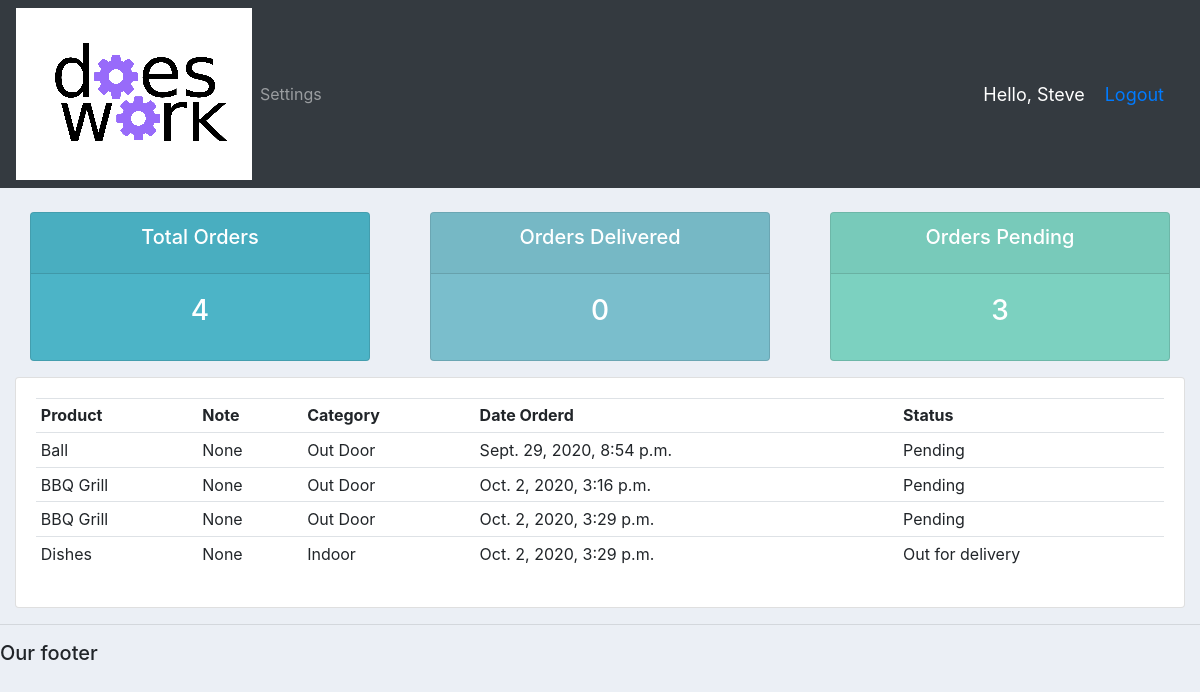
The app's page /user (signed in) with its own data.
### accounts/models.py (models this page shows, shortened)
class Order(models.Model):
    STATUS = (
        ('Pending', 'Pending'),
        ('Out for delivery', 'Out for delivery'),
        ('Delivered', 'Delivered')
        )
    customer = models.ForeignKey(Customer, null=True, on_delete=models.SET_NULL)
    product = models.ForeignKey(Product, null=True, on_delete=models.SET_NULL)
    status = models.CharField(max_length=200, null=True, choices=STATUS)
    date_created = models.DateTimeField(auto_now_add=True)
    note = models.CharField(max_length=200, null=True)

class Product(models.Model):
    CATEGORY = (
        ('Indoor', 'Indoor'),
        ('Out Door', 'Out Door'),
        )
    name = models.CharField(max_length=200, null=True)
    price = models.FloatField(null=True)
    category = models.CharField(max_length=200, null=True, choices=CATEGORY)
    description = models.CharField(max_length=200, null=True, blank=True)
    date_created = models.DateTimeField(auto_now_add=True)
    tags = models.ManyToManyField(Tag)
    def __str__(self):
        return self.name

### accounts/decorators.py (the view)
        def wrapper_func(request, *args, **kwargs):
            print("Working Wrapper", allowed_roles)
            group = None
            if request.user.groups.exists():
                group = request.user.groups.all()[0].name
            if group in allowed_roles:
                return view_func(request, *args, **kwargs)
            else:
                return HttpResponse('Your are not authorized to see this page.')

### accounts/views.py (called while the page is built)
@login_required(login_url='login')
@allowed_users(allowed_roles=['customers'])
def userPage(request):
    orders = request.user.customer.order_set.all()
    total_orders = orders.count()
    delivered = orders.filter(status='Delivered').count()
    pending = orders.filter(status='Pending').count()
    context = {'orders':orders, 'total_orders':total_orders, 'delivered':delivered, 'pending':pending }
    return render(request, 'accounts/user.html', context)

### accounts/templates/accounts/user.html (shortened to what this page needs)
{%  extends 'accounts/main.html' %}
{% block content %}
{% include 'accounts/status.html' %}
<div class="row">
        <div class="col-md">
            <div class="card card-body">
                <table class="table table-sm">
                    <tr>
                        <th>Product</th>
                        <th>Note</th>
                        <th>Category</th>
                        <th>Date Orderd</th>
                        <th>Status</th>
                    </tr>
                    {% for order in orders %}
                        <tr>
                                <td> {{ order.product}}</td>
                                <td> {{ order.note}}</td>
                                <td> {{ order.product.category}}</td>
                                <td> {{ order.date_created}}</td>
                                <td> {{ order.status}}</td>
                        </tr>
                    {% endfor %}
                </table>
            </div>
        </div>
    </div>
{% endblock content %}

### accounts/templates/accounts/navbar.html (shortened to what this page needs)
{% load static %}
<nav class="navbar navbar-expand-lg navbar-dark bg-dark">
        <img src="{% static 'images/doeswork.png' %}">
        <div class="collapse navbar-collapse" id="navbarNav">
          <ul class="navbar-nav">
            {% if request.user.is_staff %}
            <li class="nav-item">
              <a class="nav-link" href="{% url 'home' %}">Dashboard</a>
            </li>
            <li class="nav-item">
              <a class="nav-link" href="{% url 'products' %}">Products</a>
            </li>
            {% else %}
            <li class="nav-item">
                <a class="nav-link" href="{% url 'account' %}">Settings</a>
            </li>
            {% endif %}
          </ul>
        </div>
        <span class="hello-msg">Hello, {{request.user}}</span>
        <spanc class="hello-msg"><a href="{% url 'logout' %}">Logout</a></span>
      </nav>

### static/css/main.css (style rules this page uses)
body { background-color: #ebeff5; }

### accounts/templates/accounts/navbar.html (style rules this page uses)
.hello-msg { font-size: 18px; color: #fff; margin-right: 20px; }

### records on screen
Order: product "Ball", note "None", product.category "Out Door", date_created "Sept. 29, 2020, 8:54 p.m.", status "Pending"
Order: product "BBQ Grill", note "None", product.category "Out Door", date_created "Oct. 2, 2020, 3:16 p.m.", status "Pending"
Order: product "BBQ Grill", note "None", product.category "Out Door", date_created "Oct. 2, 2020, 3:29 p.m.", status "Pending"
Order: product "Dishes", note "None", product.category "Indoor", date_created "Oct. 2, 2020, 3:29 p.m.", status "Out for delivery"

### other values on screen
{{ request.user }} "Steve"
{{ total_orders }} "4"
{{ delivered }} "0"
{{ pending }} "3"
